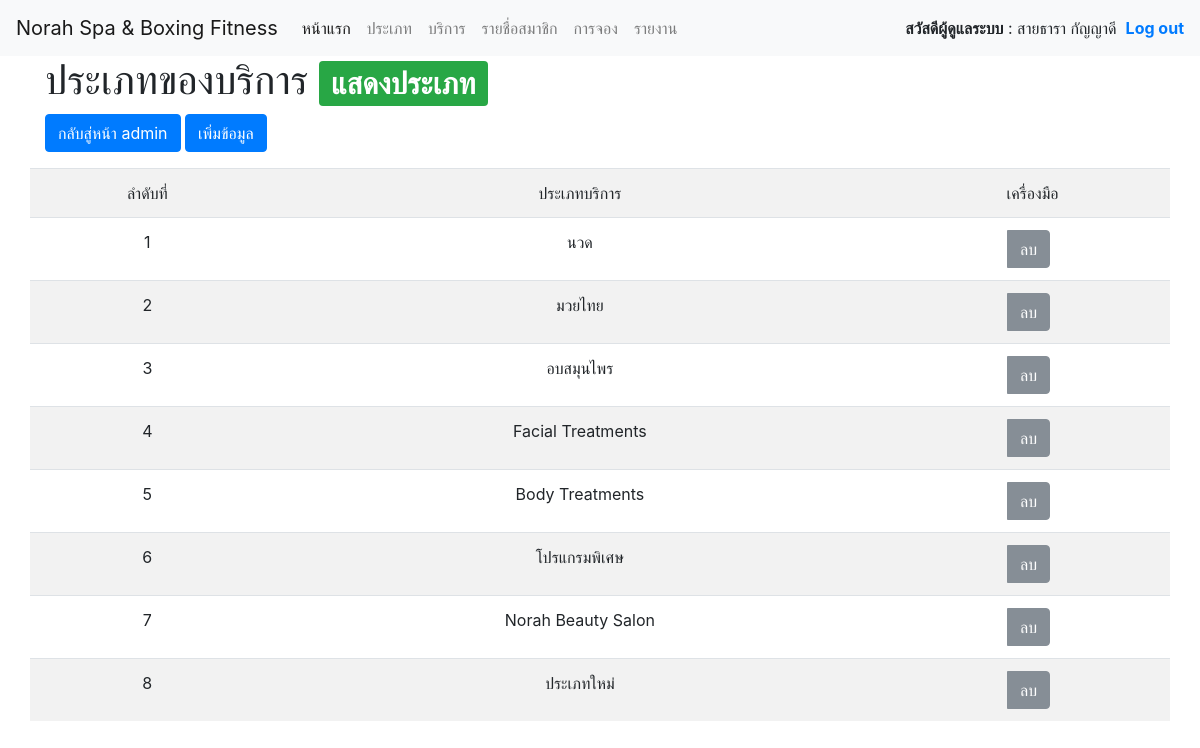
The app's page /Connections/office/formaddtype.php (signed in) with its own data.
### tables this page shows
CREATE TABLE `type` (
  `type_id` int(11) NOT NULL,
  `type_name` varchar(40) NOT NULL
);

### Connections/office/formaddtype.php (the view, shortened to what this page needs)
<?php
if (!$_SESSION["UserID"]){
	  Header("Location: c_form.php");
}else{?>
<!doctype html>
<html lang="en">
  <head>
    <link rel="stylesheet" href="../../css/bootstrap.min.css" >
</head>
<body>
<nav class="navbar navbar-expand-lg navbar-light bg-light" style="background-color: #B8860B;">
  <a class="navbar-brand" href="admin_page.php">Norah Spa & Boxing Fitness</a>
  <div class="collapse navbar-collapse" id="navbarSupportedContent">
    <ul class="navbar-nav mr-auto">
      <li class="nav-item active">
        <a class="nav-link" href="admin_page.php"> หน้าแรก <span class="sr-only">(current)</span></a>
      </li>
        <li class="nav-item dropdown">
        <a class="nav-link" href="formaddtype.php">ประเภท</a>
          </li>
      <li class="nav-item">
        <a class="nav-link" href="formaddservice.php">บริการ</a>
      </li>
      <li class="nav-item">
        <a class="nav-link " href="formshowmember.php">รายชื่อสมาชิก</a>
      </li>
      <li class="nav-item">
        <a class="nav-link " href="checkbookingadmin.php">การจอง</a>
      </li>
      <li class="nav-item">
        <a class="nav-link " href="reportbooking.php">รายงาน</a>
      </li>
    </ul>
     <ul class="navbar-nav ">
     <li class="nav-item">
       <strong>สวัสดีผู้ดูแลระบบ</strong> :
      <?php echo ($_SESSION['User']);?>
      <?php ?> &nbsp;</li>
      <li class="nav-item">
    <strong>
    <a href="../c_logout.php"> Log out</a></strong>
     </li>
      </ul>
  </div>
</nav>
	<div class="container">
<?php
	include ('../../connect.php');
?>
<h1>ประเภทของบริการ <span class="badge badge-success">แสดงประเภท</span></h1>
	<div class="row">
	<div class="col-md-12">
	<p>
	<a href="admin_page.php" class="btn btn-primary" role="button" style="text-align:left;">กลับสู่หน้า admin</a>
	<a href="c_formaddtype.php" class="btn btn-primary" role="button" style="text-align:right;">เพิ่มข้อมูล</a>
	</p>
</div>
		<table class="table table-striped table-inverse" style="text-align:center">
		<tr>
			<td>ลำดับที่</td>
			<td>ประเภทบริการ</td>
			<td>เครื่องมือ</td>
		</tr>
		<tr>
		<?php
		$sql_type = "SELECT type_id, type_name FROM type";
		$result_type = $conn->query($sql_type);
		if ($result_type->num_rows > 0) {
    		$no=1;
    	while($row = $result_type->fetch_assoc()) {
			$nametype = $row["type_name"];
		?>
			<td><?php echo $no; ?></td>
			<td><?php echo $nametype; ?></td>
			<form method="post" action="delete.php">
			<td>
			<div class="btn-group mr-2" role="group" aria-label="First group">
			<button type="submit"  class="btn btn-secondary" onclick="return confirm('ต้องการลบ <?php echo  $nametype ; ?> หรือไม่?')">ลบ</button>
			</div>
			</td>
			</form>
		</tr>
<?php
			$no++;
			}
		}else{
			echo "NO data!";
			}
	?>
		</table>
</div>
	</div>
</body>
</html>
<?php } ?>

### records on screen
type: type_name "นวด"
type: type_name "มวยไทย"
type: type_name "อบสมุนไพร"
type: type_name "Facial Treatments"
type: type_name "Body Treatments"
type: type_name "โปรแกรมพิเศษ"
type: type_name "Norah Beauty Salon"
type: type_name "ประเภทใหม่"

### other values on screen
$_SESSION['User'] "สายธารา กัญญาดี"
